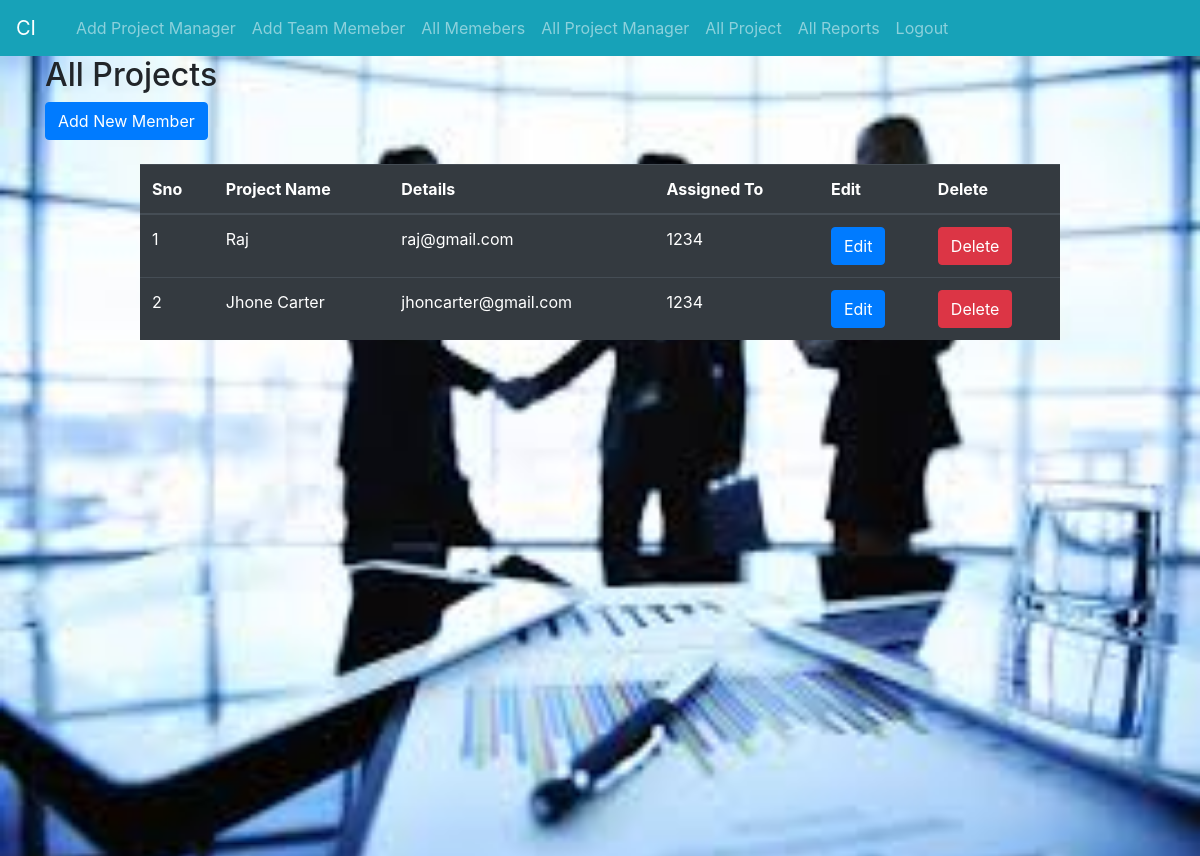
The page /index.php/admin/memberslist on the database its author committed.
### tables this page shows
CREATE TABLE `team` (
  `id` int(11) NOT NULL,
  `member_name` varchar(100) NOT NULL,
  `member_email` varchar(100) NOT NULL,
  `member_password` varchar(255) NOT NULL
);

### application/controllers/Admin.php (called while the page is built, shortened)
<?php
class Admin extends CI_controller
{
function memberslist(){
	$this->load->model('Admin_model');
	$members_list = $this->Admin_model->all_team_members();
	$data = array();
	$data['members_list'] = $members_list;
	$members_list = $this->load->view('memberslist',$data);
}
}
?>

### index.php (called while the page is built, shortened)
<?php
require_once BASEPATH.'core/CodeIgniter.php';

### application/models/Admin_model.php (called while the page is built, shortened)
<?php
class Admin_model extends CI_model
{
         function all_team_members(){
              return  $members_list = $this->db->get('team')->result_array();
         }
}
?>

### application/views/memberslist.php (the view, shortened to what this page needs)
<!DOCTYPE html>
<html>
<head>
	<link rel="stylesheet" type="text/css" href="<?php echo base_url().'assets/css/bootstrap.min.css';?>">
</head>
<body>
	 <?php include_once('inc/admin_navbar.php'); ?>
   <div class="container-fluid">
	<div class="container">
		<h2>All Projects</h2>
		<div class="row">
			<div class="col-md-4">
			<a href="<?php echo base_url().'index.php/admin/add_new_team_memeber'?>" class="btn btn-primary" >Add New Member</a>
		</div>
		</div>
		<br>
				<div class="row">
			<div class = "col-md-10 mx-auto">
				<table class="table table-dark table-hover ">
    <thead>
      <tr>
        <th>Sno<?php $sno='1'; ?></th>
        <th>Project Name</th>
        <th>Details</th>
        <th>Assigned To</th>
        <th>Edit</th>
        <th>Delete</th>
      </tr>
    </thead>
  <tbody>
  	<?php if(!empty($members_list)){ foreach($members_list as $Members){ ?>
      <tr>
        <td><?php echo $sno++;?></td>
        <td><?php echo $Members['member_name']; ?></td>
        <td><?php echo $Members['member_email'];?></td>
        <td ><?php echo $Members['member_password'];?></td>
        <td>
        	<a href="<?php echo base_url().'index.php/user/edit/'.$Members['id']?>" class="btn btn-primary">Edit</a>
        </td>
        	<td>
            <a href="<?php echo base_url().'index.php/user/delete/'.$Members['id']?>" class="btn btn-danger">Delete</a>
        </td>
      </tr>
      <?php }} else {?>
      <tr>
      	<td colspan="4">REcords Not Found</td>
      </tr>
      <?php } ?>
    </tbody>
  </table>
		</div>
	</div>
</div>
</div>
</body>
</html>

### rows shown on the page
team: member_name "Raj", member_email "raj@gmail.com", member_password "1234"
team: member_name "Jhone Carter", member_email "jhoncarter@gmail.com", member_password "1234"
